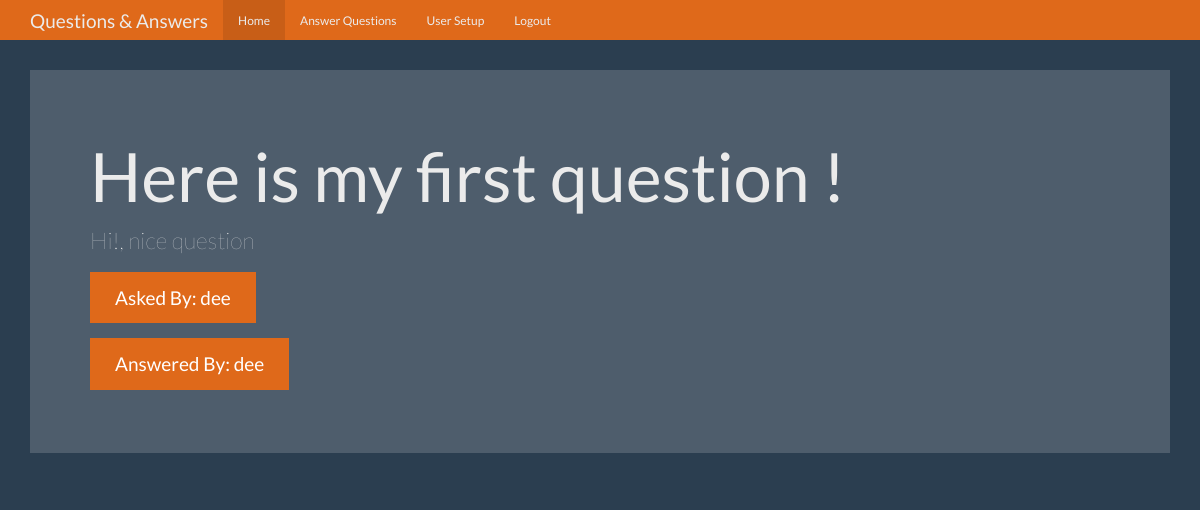
The page /question/1 (signed in) on the database its author committed.
### tables this page shows
CREATE TABLE "questions" (
	`id`	integer PRIMARY KEY AUTOINCREMENT,
	`question_text`	TEXT NOT NULL,
	`answer_text`	TEXT,
	`asked_by_id`	integer NOT NULL,
	`expert_id`	integer NOT NULL
);

CREATE TABLE users (
    id integer primary key autoincrement,
    name text not null,
    password text not null,
    expert boolean not null,
    admin boolean not null
);

### app.py (the view)
@app.route('/question/<question_id>')
def question(question_id):
    user = get_active_user()
    db = get_db()
    question_cur = db.execute('''SELECT questions.id, questions.question_text, questions.answer_text, askers.name as asked_by, experts.name as answered_by
                                FROM questions JOIN users as askers ON questions.id = askers.id
                                JOIN users as experts ON questions.expert_id = experts.expert WHERE questions.id = ?''', [question_id])
    question_view = question_cur.fetchone()
    return render_template('question.html', user=user, question=question_view)

### app.py (called while the page is built)
def get_active_user():
    active_user = None
    if 'user' in session:
        user = session['user']
        db = get_db()
        user_cur = db.execute('SELECT * FROM users WHERE name = ?', [user])
        active_user = user_cur.fetchone()
    return active_user

### database.py (called while the page is built)
def connect_db():
    sql = sqlite3.connect('/home/codemask/Documents/FlaskProject/question_answer/questions.db')
    sql.row_factory = sqlite3.Row
    return sql

def get_db():
    if not hasattr(g, 'sqlite_db'):
        g.sqlite_db = connect_db()
    return g.sqlite_db

### templates/question.html (shortened to what this page needs)
<!DOCTYPE html>
<html lang="en">
  <head>
    <link href="{{ url_for('static', filename='bootstrap.min.css') }}" rel="stylesheet">
    <link href="{{ url_for('static', filename='theme.css') }}" rel="stylesheet">
  </head>
  <body>
    <nav class="navbar navbar-inverse navbar-fixed-top">
      <div class="container">
        <div class="navbar-header">
          <a class="navbar-brand" href="#">Questions & Answers</a>
        </div>
        <div id="navbar" class="navbar-collapse collapse">
            <ul class="nav navbar-nav">
                <li class="active"><a href="{{ url_for('index') }}">Home</a></li>
                {% if user and user['expert']==1 %}
                <li><a href="{{ url_for('unanswered') }}">Answer Questions</a></li>
                {% endif %}
                {% if user and user['admin']==1 %}
                <li><a href="{{ url_for('users')}}">User Setup</a></li>
                {% endif %}
                {% if user %}
                <li><a href="{{ url_for('logout') }}">Logout</a></li>
                {% endif %}
              </ul>
        </div>
      </div>
    </nav>
    <div class="container theme-showcase" role="main">
      <div class="jumbotron">
        <h1>{{ question['question_text'] }}</h1>
        <p>{{ question['answer_text'] }}</p>
        <p><a class="btn btn-primary btn-lg">Asked By: {{ question['asked_by'] }}</a></p>
        <p><a class="btn btn-primary btn-lg">Answered By: {{ question['answered_by'] }}</a></p>
      </div>
    </div>
  </body>
</html>

### static/theme.css (style rules this page uses)
body { padding-top: 70px; padding-bottom: 30px; }

### rows shown on the page
questions: question_text "Here is my first question !", answer_text "Hi!, nice question"
users: asked_by "dee", answered_by "dee"
